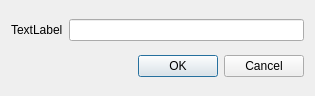
<?xml version="1.0" encoding="UTF-8"?>
<ui version="4.0">
 <class>StringEditor</class>
 <widget class="QDialog" name="StringEditor">
  <property name="windowModality">
   <enum>Qt::WindowModal</enum>
  </property>
  <property name="geometry">
   <rect>
    <x>0</x>
    <y>0</y>
    <width>315</width>
    <height>96</height>
   </rect>
  </property>
  <property name="sizePolicy">
   <sizepolicy hsizetype="Preferred" vsizetype="Preferred">
    <horstretch>0</horstretch>
    <verstretch>0</verstretch>
   </sizepolicy>
  </property>
  <property name="windowTitle">
   <string>String Value</string>
  </property>
  <property name="modal">
   <bool>true</bool>
  </property>
  <layout class="QVBoxLayout" name="verticalLayout">
   <item>
    <layout class="QHBoxLayout" name="horizontalLayout">
     <item>
      <widget class="QLabel" name="propNameLabel">
       <property name="text">
        <string>TextLabel</string>
       </property>
      </widget>
     </item>
     <item>
      <widget class="QLineEdit" name="propValueField"/>
     </item>
    </layout>
   </item>
   <item>
    <widget class="QDialogButtonBox" name="buttonBox">
     <property name="orientation">
      <enum>Qt::Horizontal</enum>
     </property>
     <property name="standardButtons">
      <set>QDialogButtonBox::Cancel|QDialogButtonBox::Ok</set>
     </property>
    </widget>
   </item>
  </layout>
 </widget>
 <resources/>
 <connections>
  <connection>
   <sender>buttonBox</sender>
   <signal>accepted()</signal>
   <receiver>StringEditor</receiver>
   <slot>accept()</slot>
   <hints>
    <hint type="sourcelabel">
     <x>248</x>
     <y>254</y>
    </hint>
    <hint type="destinationlabel">
     <x>157</x>
     <y>274</y>
    </hint>
   </hints>
  </connection>
  <connection>
   <sender>buttonBox</sender>
   <signal>rejected()</signal>
   <receiver>StringEditor</receiver>
   <slot>reject()</slot>
   <hints>
    <hint type="sourcelabel">
     <x>316</x>
     <y>260</y>
    </hint>
    <hint type="destinationlabel">
     <x>286</x>
     <y>274</y>
    </hint>
   </hints>
  </connection>
 </connections>
</ui>
